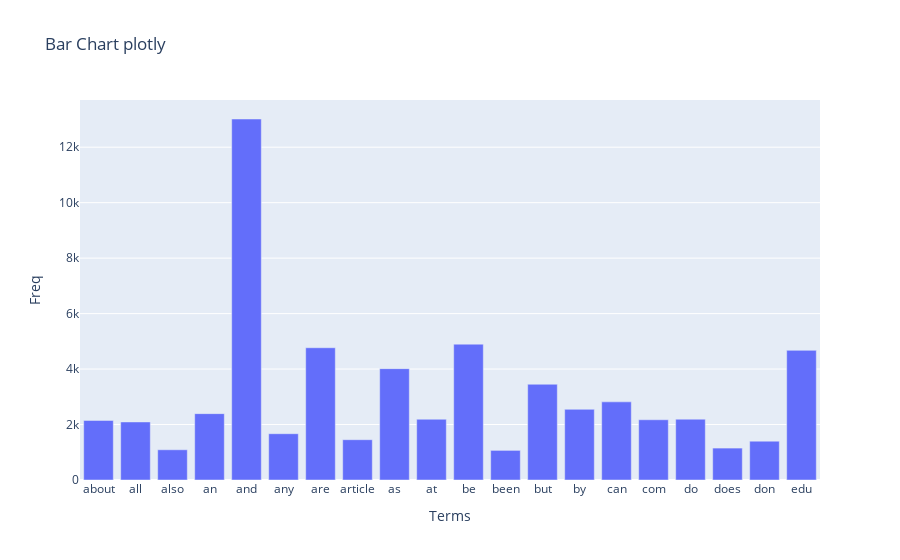

Notebook code cell kept with this figure:
### Markdown cell above
### >>> **Exercise 13 (take home):** 
The chart above only contains 300 vocabulary in the documents, and it's already computationally intensive to both compute and visualize. Can you efficiently reduce the number of terms you want to visualize as an exercise.

### Code cell
# Answer here
import pandas as pd
import plotly.express as px

term_frequencies = np.asarray(X_counts.sum(axis=0))[0]

data = {
    'Terms':count_vect.get_feature_names_out()[:300],
    'Freq':term_frequencies[:300]
}

df = pd.DataFrame(data)

df_filtered = df[df['Freq'] > 1000]

fig = px.bar(df_filtered,
             x='Terms',
             y='Freq',
             title='Bar Chart plotly')

fig.show()

### Figure 1 — Plotly figure (JSON) as saved in the notebook; plotly's stock layout.template omitted (floating-point values rounded to 4 significant figures)
{"data": [{"alignmentgroup": "True", "hovertemplate": "Terms=%{x}<br>Freq=%{y}<extra></extra>", "legendgroup": "", "marker": {"color": "#636efa", "pattern": {"shape": ""}}, "name": "", "offsetgroup": "", "orientation": "v", "showlegend": false, "textposition": "auto", "type": "bar", "x": ["about", "all", "also", "an", "and", "any", "are", "article", "as", "at", "be", "been", "but", "by", "can", "com", "do", "does", "don", "edu"], "xaxis": "x", "y": [2148, 2093, 1090, 2393, 13017, 1669, 4769, 1453, 4015, 2191, 4898, 1068, 3453, 2548, 2818, 2172, 2193, 1151, 1400, 4675], "yaxis": "y"}], "layout": {"barmode": "relative", "legend": {"tracegroupgap": 0}, "title": {"text": "Bar Chart plotly"}, "xaxis": {"anchor": "y", "domain": [0, 1], "title": {"text": "Terms"}}, "yaxis": {"anchor": "x", "domain": [0, 1], "title": {"text": "Freq"}}}}
